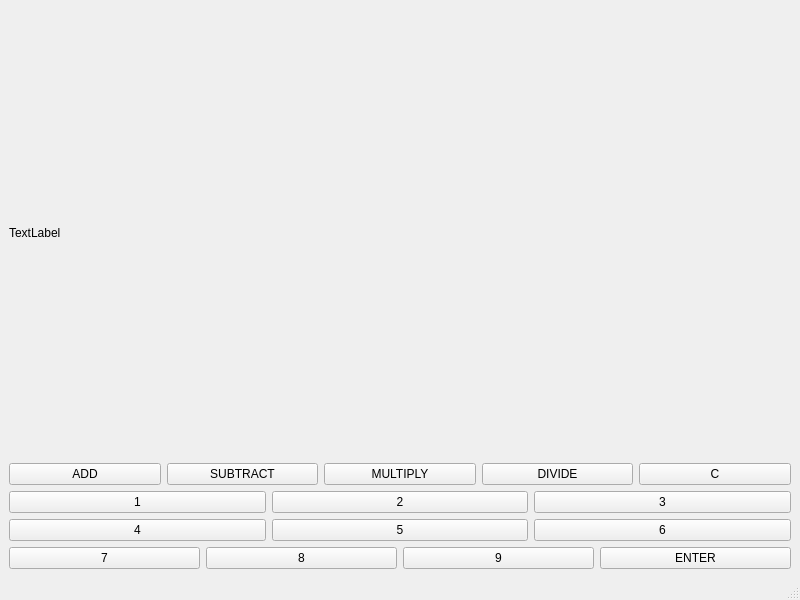
<?xml version="1.0" encoding="UTF-8"?>
<ui version="4.0">
 <class>MainWindow</class>
 <widget class="QMainWindow" name="MainWindow">
  <property name="geometry">
   <rect>
    <x>0</x>
    <y>0</y>
    <width>800</width>
    <height>600</height>
   </rect>
  </property>
  <property name="windowTitle">
   <string>MainWindow</string>
  </property>
  <widget class="QWidget" name="centralwidget">
   <layout class="QVBoxLayout" name="verticalLayout">
    <item>
     <widget class="QLabel" name="label_2">
      <property name="text">
       <string>TextLabel</string>
      </property>
     </widget>
    </item>
    <item>
     <layout class="QVBoxLayout" name="verticalLayout_2">
      <item>
       <layout class="QHBoxLayout" name="horizontalLayout_5">
        <item>
         <widget class="QPushButton" name="pb_add">
          <property name="text">
           <string>ADD</string>
          </property>
         </widget>
        </item>
        <item>
         <widget class="QPushButton" name="pb_subtract">
          <property name="text">
           <string>SUBTRACT</string>
          </property>
         </widget>
        </item>
        <item>
         <widget class="QPushButton" name="pb_multiply">
          <property name="text">
           <string>MULTIPLY</string>
          </property>
         </widget>
        </item>
        <item>
         <widget class="QPushButton" name="pb_divide">
          <property name="text">
           <string>DIVIDE</string>
          </property>
         </widget>
        </item>
        <item>
         <widget class="QPushButton" name="pb_reset">
          <property name="text">
           <string>C</string>
          </property>
         </widget>
        </item>
       </layout>
      </item>
      <item>
       <layout class="QHBoxLayout" name="horizontalLayout_2">
        <item>
         <widget class="QPushButton" name="pb_1">
          <property name="text">
           <string>1</string>
          </property>
         </widget>
        </item>
        <item>
         <widget class="QPushButton" name="pb_2">
          <property name="text">
           <string>2</string>
          </property>
         </widget>
        </item>
        <item>
         <widget class="QPushButton" name="pb_3">
          <property name="text">
           <string>3</string>
          </property>
         </widget>
        </item>
       </layout>
      </item>
      <item>
       <layout class="QHBoxLayout" name="horizontalLayout_4">
        <item>
         <widget class="QPushButton" name="pb_4">
          <property name="text">
           <string>4</string>
          </property>
         </widget>
        </item>
        <item>
         <widget class="QPushButton" name="pb_5">
          <property name="text">
           <string>5</string>
          </property>
         </widget>
        </item>
        <item>
         <widget class="QPushButton" name="pb_6">
          <property name="text">
           <string>6</string>
          </property>
         </widget>
        </item>
       </layout>
      </item>
      <item>
       <layout class="QHBoxLayout" name="horizontalLayout">
        <item>
         <widget class="QPushButton" name="pb_7">
          <property name="text">
           <string>7</string>
          </property>
         </widget>
        </item>
        <item>
         <widget class="QPushButton" name="pb_8">
          <property name="text">
           <string>8</string>
          </property>
         </widget>
        </item>
        <item>
         <widget class="QPushButton" name="pb_9">
          <property name="text">
           <string>9</string>
          </property>
         </widget>
        </item>
        <item>
         <widget class="QPushButton" name="pb_enter">
          <property name="text">
           <string>ENTER</string>
          </property>
         </widget>
        </item>
       </layout>
      </item>
     </layout>
    </item>
   </layout>
  </widget>
  <widget class="QMenuBar" name="menubar">
   <property name="geometry">
    <rect>
     <x>0</x>
     <y>0</y>
     <width>800</width>
     <height>21</height>
    </rect>
   </property>
  </widget>
  <widget class="QStatusBar" name="statusbar"/>
 </widget>
 <resources/>
 <connections/>
 <designerdata>
  <property name="gridDeltaX">
   <number>10</number>
  </property>
  <property name="gridDeltaY">
   <number>10</number>
  </property>
  <property name="gridSnapX">
   <bool>true</bool>
  </property>
  <property name="gridSnapY">
   <bool>true</bool>
  </property>
  <property name="gridVisible">
   <bool>true</bool>
  </property>
 </designerdata>
</ui>
